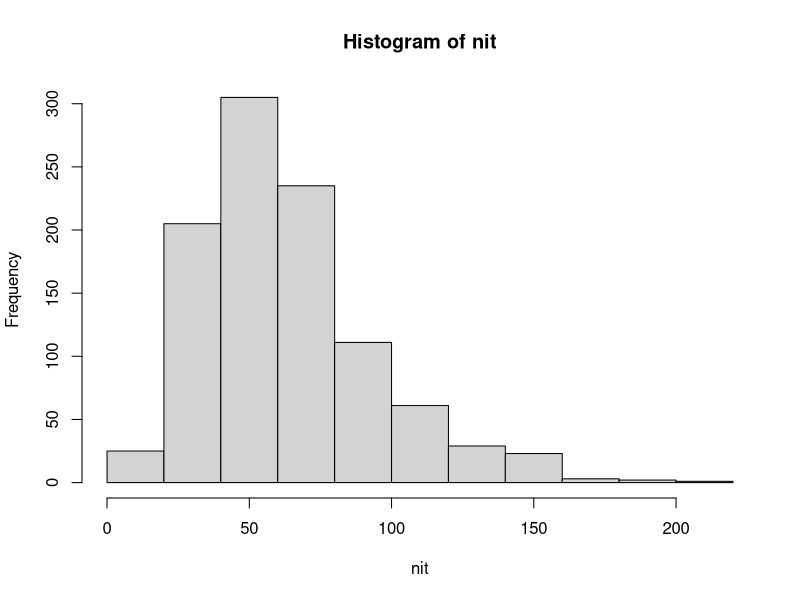

Reproduce this figure in R.

# Simulate natural selection 

rm(list=ls())

thePhrase<-c("c","h","e","e","s","e")#"Cheese"
#thePhrase<-c("c","h","e")#"Cheese"
#thePhrase<-c("c","h","e","e","s","e","i","s","g","o","o","d")#"Cheese"
#splitPhrase=strsplit(thePhrase,'')

Nchar<-length(thePhrase)

nit<-integer(length=1000)
for (i in seq_len(1000)) {
    
    
    # generate a random sample
    b<-sample(letters,Nchar)
    # find which characters are correct
    ig<-which(thePhrase==b)
    
    #ig<-0
    n_iter<-1
    while (length(ig)<Nchar){
        # generate a random sample
        b<-sample(letters,Nchar)
        # keep the correct letters
        b[ig]=thePhrase[ig]
        # find which characters are correct
        ig<-which(thePhrase==b)
        #    b[ig]=thePhrase[ig]
#        print(b)
        n_iter<-n_iter+1
    }
    
    print(n_iter)
    nit[i]<-n_iter
}

median(nit)
hist(nit)